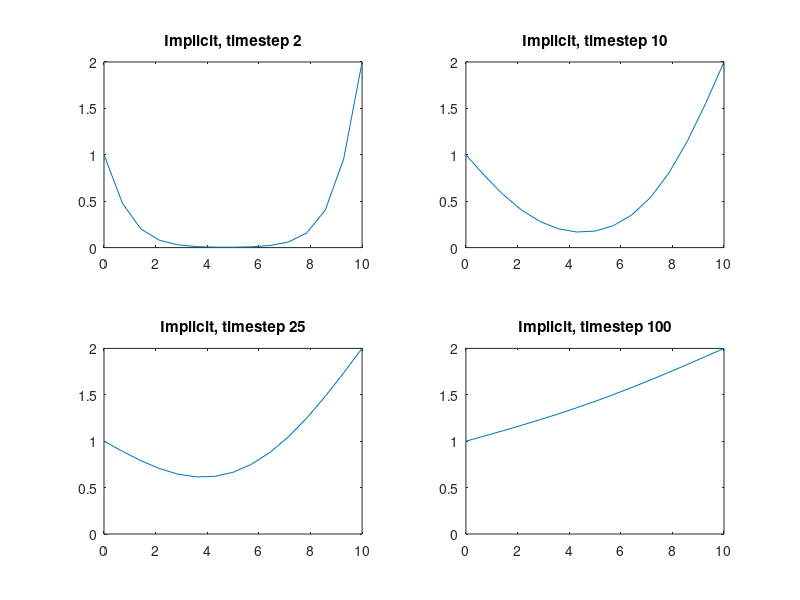
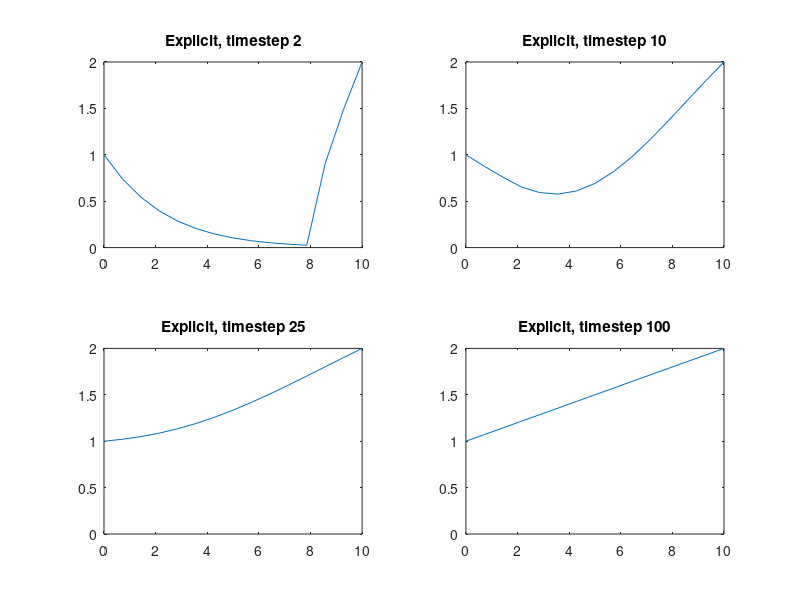

MATLAB code to generate these figures, in order:
close all;
clear;
L=10; N=15;
xx=linspace(0,L,N);
u_f=zeros(N,1);
u_f(1)=1.0;
u_f(N)=2.0;
u_b=u_f;

%Equation Constants
k=2;
delx2=(xx(2)-xx(1))^2;
delt=delx2/3; %Set via stability requirements for Explicit scheme.
g=k*delt/delx2;

%A Matrix for progressing the implicit schema
A=eye(N)*(1+2*g);
a=eye(N-1)*(-g);
A(2:N,1:N-1)=A(2:N,1:N-1)+a;
A(1:N-1,2:N)=A(1:N-1,2:N)+a;
A(1,1)=1; %Boundary Conditions
A(1,2)=0;
A(N,N)=1;
A(N,N-1)=0;

k=0;
for t=1:100
    
    %Explicit Scheme
    for i=1:N
        if i~=1 && i~=N
            u_f(i)=g*(u_f(i+1)-2*u_f(i)+u_f(i-1))+u_f(i);           
        end
    end
    
    %Implicit Scheme
    u_b=A\u_b;
    
    if t==2 || t==10 || t==25 || t==100
        k=k+1;
        u_b_out(k,:)=u_b;
        u_f_out(k,:)=u_f;
    end
end

%Plotting
figure;
subplot(2,2,1);       
plot(xx,u_b_out(1,:));
title('Implicit, timestep 2');
axis([0 L 0 2]);
subplot(2,2,2);
plot(xx,u_b_out(2,:));
title('Implicit, timestep 10');
axis([0 L 0 2]);
subplot(2,2,3);
plot(xx,u_b_out(3,:));
title('Implicit, timestep 25');
axis([0 L 0 2]);
subplot(2,2,4);
plot(xx,u_b_out(4,:));
title('Implicit, timestep 100');
axis([0 L 0 2]);
figure;
subplot(2,2,1);       
plot(xx,u_f_out(1,:));
title('Explicit, timestep 2');
axis([0 L 0 2]);
subplot(2,2,2);
plot(xx,u_f_out(2,:));
title('Explicit, timestep 10');
axis([0 L 0 2]);
subplot(2,2,3);
plot(xx,u_f_out(3,:));
title('Explicit, timestep 25');
axis([0 L 0 2]);
subplot(2,2,4);
plot(xx,u_f_out(4,:));
title('Explicit, timestep 100');
axis([0 L 0 2]);

